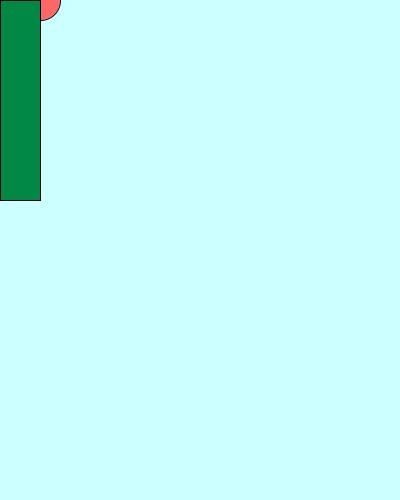
Frame 1 (no input)
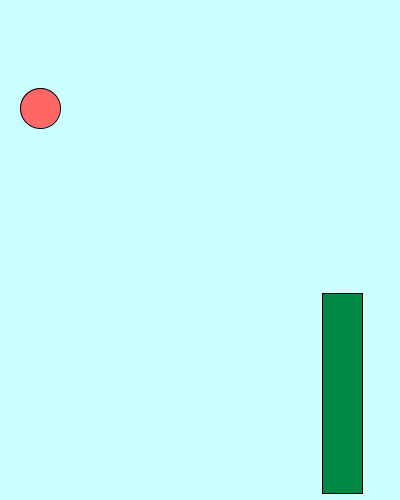
Frame 60 (the mouse pressed at the canvas centre just before this capture)
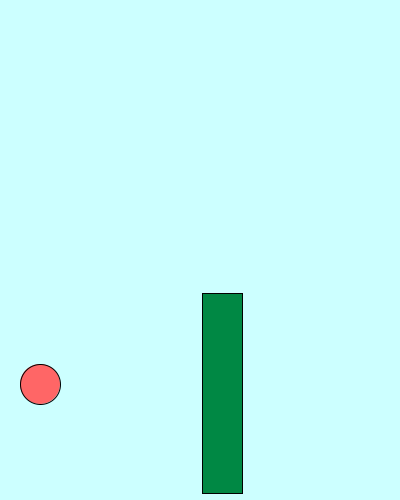
Frame 120 (the mouse held since frame 60 and released just before this capture)

The Processing sketch that drew these frames (run headless with seeded random() and noise(); from frame 60 on, the mouse is pressed at the canvas centre):

// Processing sketch: Flappy_Bird
// ── Flappy_Bird.pde
int birdX = 40;
int birdY;
int width;
int height;
double birdYVelocity = 0;
double gravity = .08;
int pipeX;
int pipeY;
void setup(){
  size(400,500);

}

void draw(){
  background(204, 255, 255);
  fill(255, 102,102);
  ellipse(birdX, birdY, 40, 40);
  
 
  fill(0, 136, 68);
  rect(pipeX, pipeY, 40, 200);
  
  pipeX-=2;
  if(pipeX == -40){
    pipeX = 400;
    int random = (int) random(100,400);
    pipeY = random;
    
    
  }
  
  
  
  
  birdY -= birdYVelocity;
  birdYVelocity -= gravity;
  
  
  
} 
void mousePressed(){
  birdYVelocity+=2;
}

boolean intersects(int birdX, int birdY, int paddleX, int paddleY, int paddleLength) {
if (birdY > paddleY - 4 && birdX > paddleX && birdX < paddleX + paddleLength){
 
return true;
}
else {

return false;
}
}
